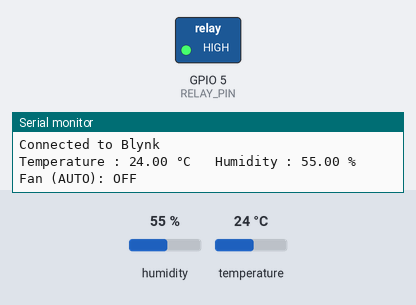
Recording of a sketch running on a simulated ESP32. On the bench: switched loads named in the sketch (green lamp = pin HIGH), the last lines printed to the serial monitor. Inputs (shaded band) come from the test bench; at power-on: temperature 24 °C, humidity 55 %. WiFi joins after 1.5 s; servers stay silent unless stated.

Above: at 6.0 s.
6.1 s: temperature set to 28 °C
10.0 s: temperature set to 31 °C
At 14.1 s:
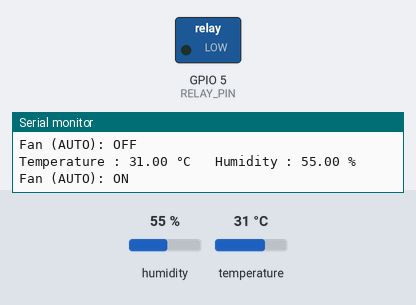
18.3 s: temperature set to 12 °C
At 21.4 s:
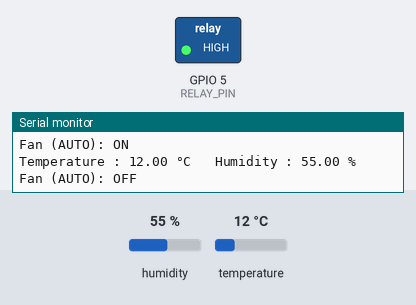
22.3 s: temperature set to 33 °C
At 25.7 s:
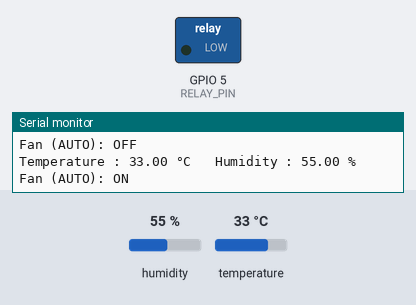
Timing chart, 0 to 27.2 s (numbered marks = the images above; inputs shaded):
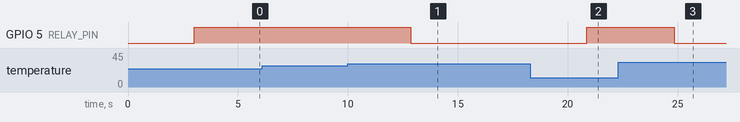

Measured:
- the behaviour switches between 29 and 30 °C on temperature (found by bisection; images 0 and 1)
- after the input at 10.0 s, GPIO 5 (RELAY_PIN): HIGH → LOW after 2.9 s
- after the input at 18.3 s, GPIO 5 (RELAY_PIN): LOW → HIGH after 2.6 s
- after the input at 22.3 s, GPIO 5 (RELAY_PIN): HIGH → LOW after 2.6 s

The sketch:

fan_controller-2.ino
```cpp
/*************************************************
   ESP32 Smart Fan Controller
   Compatible with:
   - ESP32 Arduino Core 3.x
   - Blynk IoT
   - Adafruit DHT Library
*************************************************/

/*************** Blynk Settings ******************/
#define BLYNK_TEMPLATE_ID "TMPL4n3wdaUF0"
#define BLYNK_TEMPLATE_NAME "ESP32 Fan Controller"
#define BLYNK_AUTH_TOKEN "YOUR_BLYNK_AUTH_TOKEN"

/*************** WiFi Credentials ****************/
char ssid[] = "YOUR_WIFI_NAME";
char pass[] = "YOUR_WIFI_PASSWORD";

/*************** Libraries ***********************/
#include <WiFi.h>
#include <BlynkSimpleEsp32.h>
#include <DHT.h>

/*************** Pin Configuration ***************/
#define DHTPIN      4
#define DHTTYPE     DHT11
#define RELAY_PIN   5

DHT dht(DHTPIN, DHTTYPE);
BlynkTimer timer;

/*************** Virtual Pins ********************/
#define V_TEMP      V1
#define V_HUM       V2
#define V_MANUAL    V3
#define V_FEEDBACK  V4

/*************** Temperature Limits **************/
const float ON_TEMP  = 30.0;
const float OFF_TEMP = 28.0;

/*************** Variables ***********************/
bool manualOverride = false;
bool fanState = false;

/*************************************************
   Read Sensor & Automatic Fan Control
*************************************************/
void sendReadings()
{
    float temperature = dht.readTemperature();
    float humidity = dht.readHumidity();

    if (isnan(temperature) || isnan(humidity))
    {
        Serial.println("[ERROR] Failed to read DHT11 sensor.");
        return;
    }

    Serial.print("Temperature : ");
    Serial.print(temperature);
    Serial.print(" °C");

    Serial.print("   Humidity : ");
    Serial.print(humidity);
    Serial.println(" %");

    // Send values to Blynk if connected
    if (Blynk.connected())
    {
        Blynk.virtualWrite(V_TEMP, temperature);
        Blynk.virtualWrite(V_HUM, humidity);
    }

    // Automatic mode
    if (!manualOverride)
    {
        if (temperature >= ON_TEMP)
        {
            fanState = true;
        }
        else if (temperature <= OFF_TEMP)
        {
            fanState = false;
        }

        digitalWrite(RELAY_PIN, fanState ? LOW : HIGH);

        Serial.print("Fan (AUTO): ");
        Serial.println(fanState ? "ON" : "OFF");

        if (Blynk.connected())
        {
            Blynk.virtualWrite(V_FEEDBACK, fanState);
        }
    }
}

/*************************************************
   Manual Fan Control from Blynk
   V3:
   0 = OFF
   1 = ON
   2 = AUTO
*************************************************/
BLYNK_WRITE(V_MANUAL)
{
    int value = param.asInt();

    if (value == 2)
    {
        manualOverride = false;
        Serial.println("Switched to AUTO mode");
        return;
    }

    manualOverride = true;

    fanState = value;

    digitalWrite(RELAY_PIN, fanState ? LOW : HIGH);

    Serial.print("Fan (MANUAL): ");
    Serial.println(fanState ? "ON" : "OFF");

    if (Blynk.connected())
    {
        Blynk.virtualWrite(V_FEEDBACK, fanState);
    }
}

/*************************************************
   Sync Blynk after reconnect
*************************************************/
BLYNK_CONNECTED()
{
    Serial.println("Connected to Blynk");
    Blynk.syncVirtual(V_MANUAL);
}

/*************************************************
   Setup
*************************************************/
void setup()
{
    Serial.begin(115200);
    delay(1000);

    Serial.println();
    Serial.println("==================================");
    Serial.println(" ESP32 Smart Fan Controller");
    Serial.println("==================================");

    dht.begin();
    delay(2000);

    pinMode(RELAY_PIN, OUTPUT);

    // Relay OFF (Active LOW relay)
    digitalWrite(RELAY_PIN, HIGH);

    Serial.println("Connecting to WiFi...");

    WiFi.begin(ssid, pass);

    unsigned long startAttempt = millis();

    while (WiFi.status() != WL_CONNECTED &&
           millis() - startAttempt < 15000)
    {
        delay(500);
        Serial.print(".");
    }

    Serial.println();

    if (WiFi.status() == WL_CONNECTED)
    {
        Serial.println("WiFi Connected");
        Serial.print("IP Address: ");
        Serial.println(WiFi.localIP());

        Blynk.config(BLYNK_AUTH_TOKEN);
        Blynk.connect(5000);
    }
    else
    {
        Serial.println("WiFi connection failed.");
        Serial.println("Running in OFFLINE automatic mode.");
    }

    sendReadings();

    timer.setInterval(4000L, sendReadings);
}

/*************************************************
   Loop
*************************************************/
void loop()
{
    if (WiFi.status() != WL_CONNECTED)
    {
        static unsigned long lastReconnect = 0;

        if (millis() - lastReconnect > 10000)
        {
            lastReconnect = millis();

            Serial.println("Reconnecting WiFi...");
            WiFi.disconnect();
            WiFi.begin(ssid, pass);
        }
    }
    else
    {
        if (!Blynk.connected())
        {
            Blynk.connect(1000);
        }

        Blynk.run();
    }

    timer.run();
}
```
